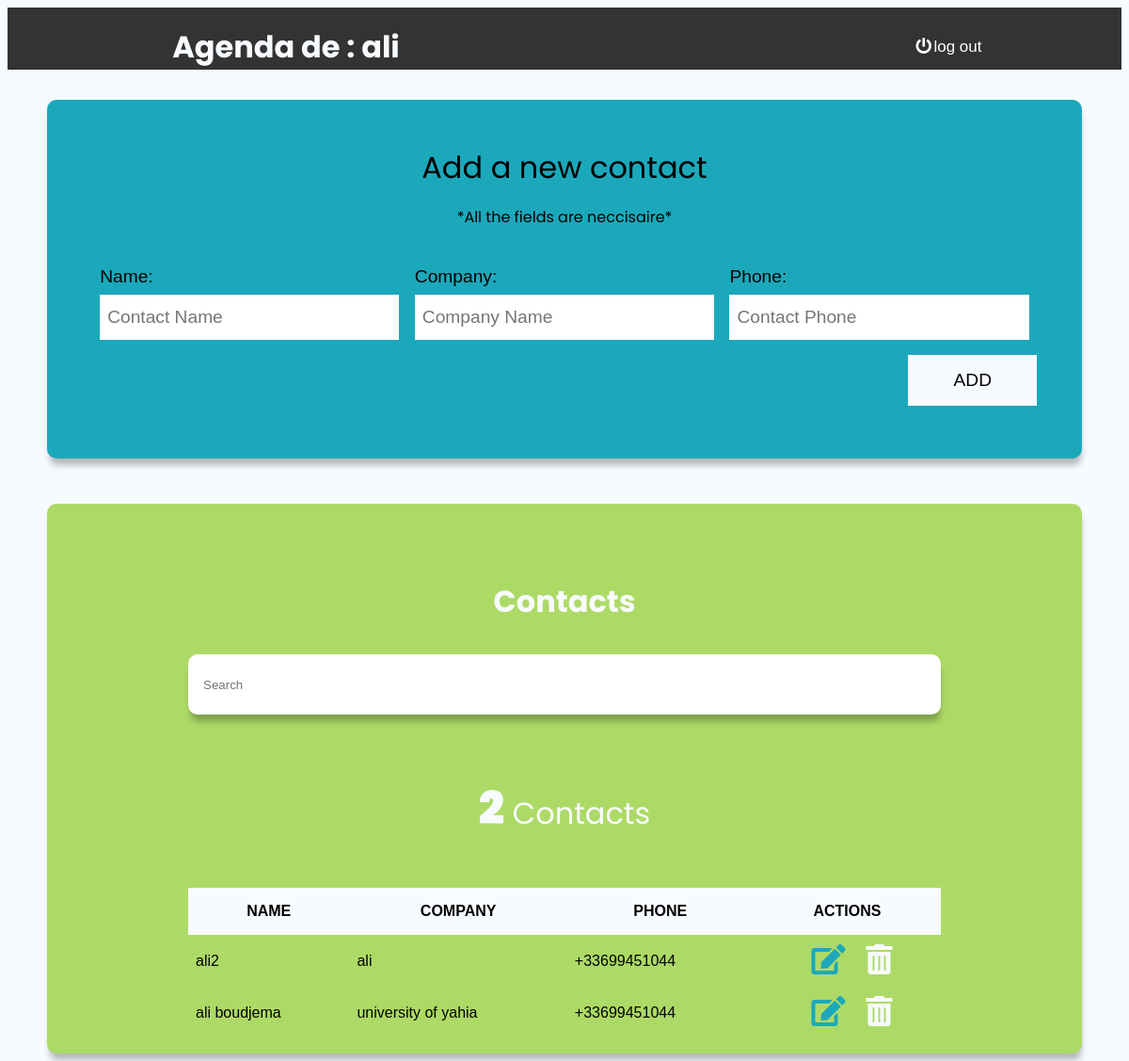
The page /index.php (signed in) on the database as committed earlier.
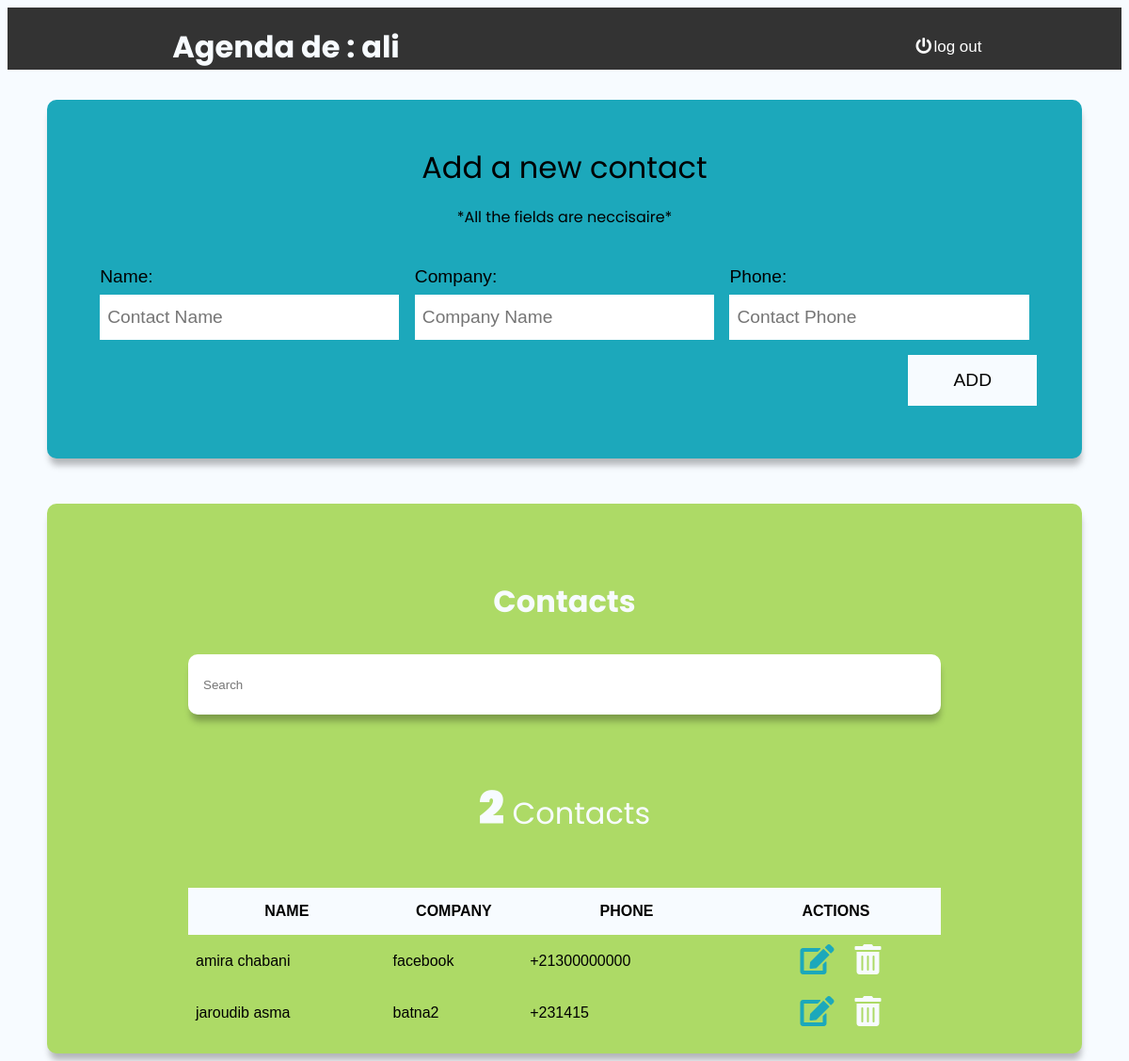
The same page on the database as committed later.
### tables this page shows
CREATE TABLE `contacts` (
  `id` int(11) NOT NULL,
  `name` varchar(20) NOT NULL,
  `company` varchar(20) NOT NULL,
  `phone` varchar(12) NOT NULL,
  `id_user` int(11) NOT NULL
);

### includes/functions/functions.php (called while the page is built, shortened)
<?php
function obtainContacts($id){
    include 'db.php';
    try{
        return $conn->query("SELECT id, name, company, phone FROM contacts where id_user=$id");
    }catch(Exception $e){
        echo "Error!", $e->getMessage() . "<br>";
        return false;
    }
}

### index.php (the view, shortened to what this page needs)
<?php
include 'includes/layout/header.php';
include 'includes/functions/functions.php'
?>
    <div class="containerBar">
        <br>
        <div class="profile_1">
            <h2>Agenda de :  <?php echo $_SESSION['UserName'];?></h2>
        </div>
        <div class="profile_2">
            <a href="logout.php" style="color: white"><i class="fa fa-fw fa-power-off"></i>log out</a>
        </div>
    </div>
<div class="bgBlue container shadow">
    <form id ="contact" action ="">
        <legend>Add a new contact <span>*All the fields are neccisaire*</span></legend>
        <?php include 'includes/layout/form.php'; ?>
    </form>
</div>
<div class="bgYellow container shadow contacts" >
    <div class="contactsContainer">
        <h2>Contacts</h2>
        <input type="text" id ="search" class="seeker shadow" placeholder="Search">
        <p class="totalContacts"><span></span> Contacts</p>
        <div class="tableContainer">
            <table id="contactList" class="contactList">
                <thead>
                    <tr>
                        <th>Name</th>
                        <th>Company</th>
                        <th>Phone</th>
                        <th>Actions</th>
                    </tr>
                </thead>
                <tbody>
                    <?php $contacts = obtainContacts($_SESSION['ID']);
                        if($contacts->num_rows){
                            foreach($contacts as $contact){ ?>
                            <tr>
                                <td><?php echo $contact['name']; ?></td>
                                <td><?php echo $contact['company'];?></td>
                                <td><?php echo $contact['phone'];?></td>
                                <td><a class="btn-edit btn" href="edit.php?id=<?php echo $contact['id'];?>"><i class="fas fa-edit"></i></a><button class="btn-delete btn"data-id="<?php echo $contact['id'];?>"type ="button"><i class="fas fa-trash-alt"></i></button></td>
                            </tr>
                            <?php }}?>
                </tbody>
            </table>
        </div>
    </div>
</div>
<?php include 'includes/layout/footer.php'; ?>

### includes/layout/header.php (shortened to what this page needs)
<!DOCTYPE html>
<html lang="en">
<head>
    <link rel="stylesheet" href="https://necolas.github.io/normalize.css/8.0.0/normalize.css">
    <link rel="stylesheet" href="https://use.fontawesome.com/releases/v5.8.2/css/all.css">
    <link rel="stylesheet" href="css/style.css">
</head>
<body>

### includes/layout/form.php (shortened to what this page needs)
<div class="inputs">
    <div class="input">
        <label for="name">Name:</label>
        <input
        type="text"
        placeholder="Contact Name"
        id="name"
        value="<?php echo (isset($contact['name'])) ? $contact['name'] : ''; ?>"
        >
    </div>
    <div class="input">
        <label for="company">Company:</label>
        <input
        type="text"
        placeholder="Company Name"
        id="company"
        value="<?php echo(isset($contact['company'])) ? $contact['company']  : ''; ?>"
        >
    </div>
    <div class="input">
        <label for="phone">Phone:</label>
        <input
        type="tel"
        placeholder="Contact Phone"
        id="phone"
        value="<?php echo(isset($contact['phone'])) ? $contact['phone'] : ''; ?>"
        >
    </div>
</div>
<div class="input send">
    <?php
    $textButton = (isset($contact['phone'])) ? 'Save' : 'Add';
    ?>
    <input type="submit" value="<?php echo $textButton?>">
</div>

### includes/layout/footer.php (shortened to what this page needs)
</body>
</html>

### css/style.css (style rules this page uses)
:root { --first: #f7fbff; --second:#1ca8bb; --third: #4e4e4e; --forth: #adda66; --primaryFont: 'Arial', Helvetica, sans-serif; --secondaryFont:'Poppins', sans-serif; }
html { box-sizing: border-box; }
*,*:before,*:after { box-sizing: inherit; }
body { background-color: var(--first); font-family: var(--primaryFont); }
.bgBlue { background-color: var(--second); }
.bgYellow { background-color: var(--forth); }
.container { max-width: 1100px; margin: 0 auto; }
.shadow { -webkit-box-shadow: 1px 9px 7px -2px rgba(0,0,0,0.28); -moz-box-shadow: 1px 9px 7px -2px rgba(0,0,0,0.28); box-shadow: 1px 9px 7px -2px rgba(0,0,0,0.28); border-radius: 10px; }
h1, h2 { font-family: var(--secondaryFont); text-align: center; margin: 0 auto; }
h2 { font-size: 2rem; color:var(--first); }
.containerBar { background-color: var(--third); }
.btn { font-size: 2rem; text-decoration: none; position: relative; margin-left: 1rem; }
.btn-edit { color: var(--second); }
.btn-delete { color: var(--first); }
form { padding: 3rem; margin-top: 2rem; }
form legend { font-family: var(--secondaryFont); font-size: 2rem; text-align: center; margin: 0 auto; }
legend span { font-size: 1rem; margin-top: 1rem; margin-bottom: 2rem; clear:both; display: block; }
.input { padding: .5rem 0; }
.input label { font-size: 1.2rem; }
.input input[type="text"], .input input[type="tel"] { width: 100%; border:none; padding: .5rem; height: 3rem; margin-top: .5rem; font-size: 1.2rem; }
.send { display: flex; justify-content: flex-end; }
.input input[type="submit"] { background-color: var(--first); border: none; padding: 1rem 3rem; text-transform: uppercase; font-size: 1.2rem; transition-property: background-color,color; transition: .2s ease-in-out; flex:1; }
.contacts { padding: 1rem; margin-top: 3rem; }
.contactsContainer { max-width: 800px; margin:4rem auto 0 auto; }
.totalContacts { font-family: var(--secondaryFont); margin: 2rem 0; text-align: center; color: var(--first); font-size: 2rem; }
.totalContacts span { font-size: 3rem; font-weight: 900; }
.seeker { width: 100%; height: 4rem; padding: 1rem; border: none; margin: 2rem 0; }
.tableContainer { overflow: hidden; }
.contactList { width: 100%; margin-top: 1rem; border-collapse: collapse; }
.contactList thead { background-color: var(--first); text-transform: uppercase; }
.contactList thead th { padding: 1rem 0; }
.contactList tbody td { padding: .5rem; }
.contactList tbody td:nth-child(4) { text-align: center; }
.contactList button { background-color: transparent !important; border: none; }
@media (min-width:768px) { .inputs { display: flex; justify-content: space-around; } }
@media (min-width:768px) { .input { flex: 0 0 calc(33.3% - 1rem); } }
@media (min-width:768px) { .input input[type="submit"] { flex: 0 0 auto; } }

### index.php (style rules this page uses)
.containerBar { overflow: hidden; background-color: #333; }
.containerBar a { float: left; display: block; color: #f2f2f2; text-align: center; padding: 14px 16px; text-decoration: none; font-size: 17px; }
.profile_1 { width: 50%; float: left; }
.profile_2 { width: 20%; float: right; }

Rows that differ between the two databases and show on the page:
removed contacts: name "ali2", company "ali", phone "+33699451044"
removed contacts: name "ali boudjema", company "university of yahia", phone "+33699451044"
added contacts: name "amira chabani", company "facebook", phone "+21300000000"
added contacts: name "jaroudib asma", company "batna2", phone "+231415"
